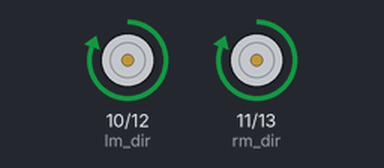
Recording of a sketch running on a simulated Arduino Uno, built with avr-gcc and run on an emulated ATmega328P. Shown: direction and speed pins drawn as motors (green arrow = direction pin HIGH = forward, orange = LOW = backward, longer = more drive). What the sketch prints to the serial monitor is not drawn.

Above: at 0.05 s.
Timing chart, 0 to 20.7 s (numbered marks = the images above):
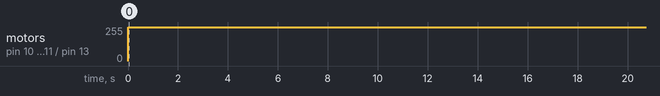

Measured:
- by itself, motor on pin 10 (lm_dir) / pin 12 (lm_pwm), motor on pin 11 (rm_dir) / pin 13 (rm_pwm): stopped → forward 255/255 at 0.00 s

The sketch:

motor_test.ino
```cpp
/* This code is used for motor test.
 *  It applies PWM on the direction instead of enable pin of the H bridge.
 *  Inputs: N.A.
 *  Outputs: 4 digital signals for enable and direction of H bridge to drive two DC motors
 */

int lm_dir = 10;
int rm_dir = 11;
int lm_pwm = 12;
int rm_pwm = 13;

int sensorValue = 0; //read from analog input
int outputValue = 0; //convert to duty ratio for pwm output
int pwmPeriod = 1023;

void setup() {
  // configure Pin 13 to be digital output (customized pwm)
  pinMode(lm_dir,OUTPUT);
  pinMode(lm_pwm,OUTPUT);
  pinMode(rm_dir,OUTPUT);
  pinMode(rm_pwm,OUTPUT);

  // open the serial port:
  Serial.begin(9600);
}

void loop() {
  static bool dir = true;
  static int motorSpeed = 0;

  //sensorValue = analogRead(sensorPin);
  digitalWrite(lm_pwm, HIGH);
  digitalWrite(rm_pwm, HIGH);
  //analogWrite(dirPin, 10);
  int i = 80;
  while(true) {
    //outputValue = map(sensorValue, 0, 1023, 0, 255);
    //outputValue = map(sensorValue, 0, 1023, 0, 255);
    for (i=80; i<170; ++i) {
      Serial.println(i);
      analogWrite(lm_dir, i);
      analogWrite(rm_dir, 255-i);
      delay(100);
    }
    for (i = 170; i > 80; --i) {
      Serial.println(i);
      analogWrite(lm_dir, i);
      analogWrite(rm_dir, 255-i);
      delay(100);
    }
  }
}
```
